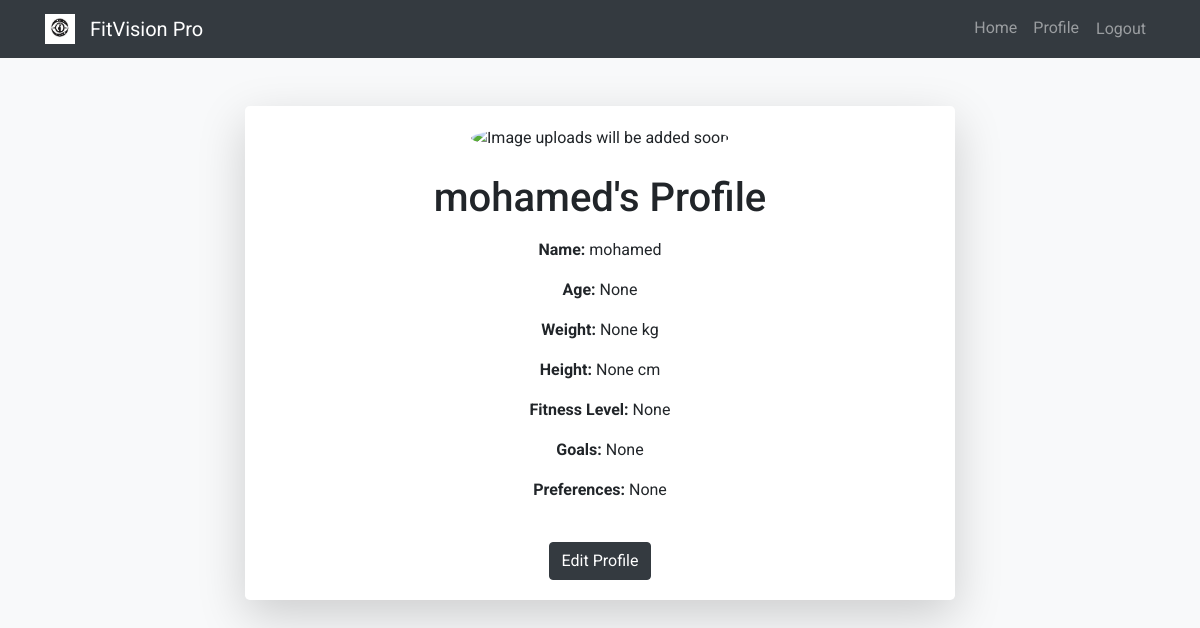
The page /accounts/profile/ (signed in) on the database as committed earlier.
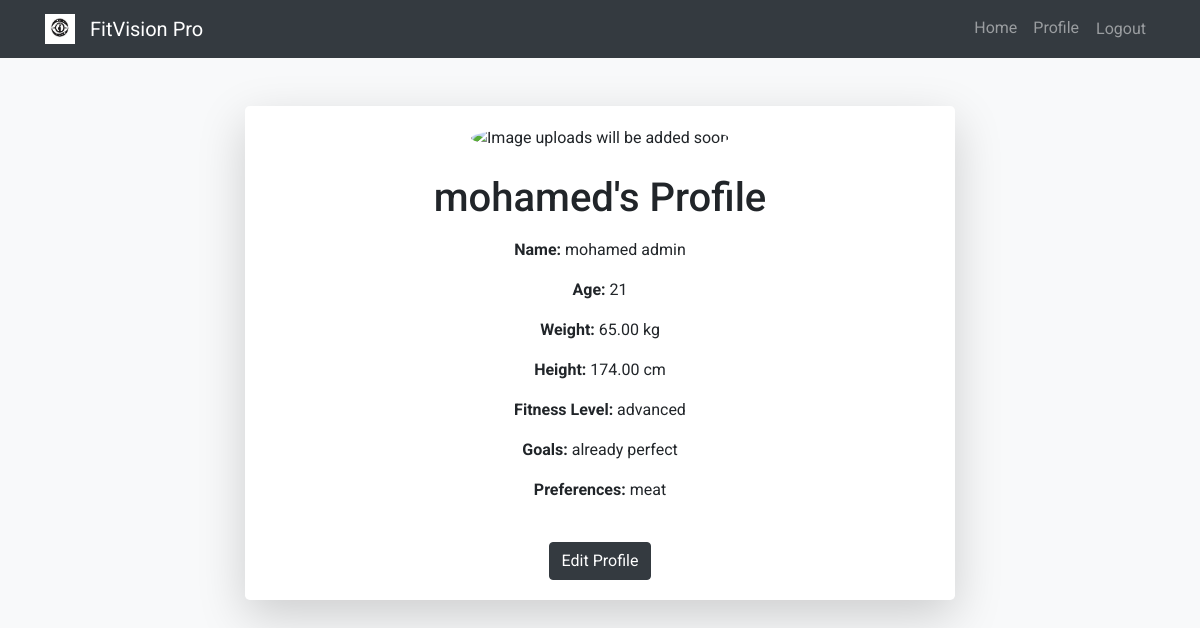
The same page on the database as committed later.
### authintication/models.py (models this page shows, shortened)
class Profile(models.Model):
    user = models.OneToOneField(User, on_delete=models.CASCADE)
    name = models.CharField(max_length=100)  # This should be a separate field
    age = models.IntegerField(null=True)
    weight = models.DecimalField(max_digits=5, decimal_places=2, null=True)
    height = models.DecimalField(max_digits=5, decimal_places=2, null=True)
    fitnessLevel = models.CharField(max_length=50, null=True)
    goals = models.TextField(null=True)
    preferences = models.CharField(max_length=20, null=True)

### authintication/views.py (the view)
# urls.py: path('profile/', views.profile_viewu, name='profile'),
@login_required
def profile_viewu(request):
    profile = request.user.profile
    return render(request, 'profile.html', {'profile': profile})

### authintication/templates/profile.html (shortened to what this page needs)
{% extends 'base_generic.html' %}
{% block content %}
  <div class="container mt-5">
    <div class="row justify-content-center">
      <div class="col-md-8">
        <div class="card shadow-lg border-0 rounded-lg">
          <div class="card-body text-center">
            <img src="" alt="Image uploads will be added soon" class="img-fluid rounded-circle mb-4" />
            <h1 class="mb-3">{{ user.username }}'s Profile</h1>
            <p>
              <strong>Name:</strong> {{ profile.name }}
            </p>
            <p>
              <strong>Age:</strong> {{ profile.age }}
            </p>
            <p>
              <strong>Weight:</strong> {{ profile.weight }} kg
            </p>
            <p>
              <strong>Height:</strong> {{ profile.height }} cm
            </p>
            <p>
              <strong>Fitness Level:</strong> {{ profile.fitnessLevel }}
            </p>
            <p>
              <strong>Goals:</strong> {{ profile.goals }}
            </p>
            <p>
              <strong>Preferences:</strong> {{ profile.preferences }}
            </p>
            <a href="{% url 'edit_profile' %}" class="btn btn-dark mt-4">Edit Profile</a>
          </div>
        </div>
      </div>
    </div>
  </div>
{% endblock %}

### FitVision/templates/base_generic.html (shortened to what this page needs)
{% load static %}
<!DOCTYPE html>
<html lang="en">
  <head>
    <link href="https://stackpath.bootstrapcdn.com/bootstrap/4.5.2/css/bootstrap.min.css" rel="stylesheet" />
    <link href="{% static 'styles_base.css' %}" rel="stylesheet" />
  </head>
  <body>
    <header class="navbar navbar-expand-lg navbar-dark bg-dark">
      <div class="container">
        <a class="navbar-brand" href="{% url 'home' %}">
          <img src="{% static 'logo.png' %}" alt="Logo" class="d-inline-block align-top" width="30" height="30" />
          FitVision Pro
        </a>
        <div class="collapse navbar-collapse" id="navbarNav">
          <ul class="navbar-nav ml-auto">
            <li class="nav-item">
              <a class="nav-link" href="{% url 'home' %}">Home</a>
            </li>
            {% if user.is_authenticated %}
              <li class="nav-item">
                <a class="nav-link" href="{% url 'profile' %}">Profile</a>
              </li>
              <li class="nav-item">
                <form method="post" action="{% url 'logout' %}" class="form-inline">
                  <button type="submit" class="btn btn-link nav-link">Logout</button>
                </form>
              </li>
            {% endif %}
          </ul>
        </div>
      </div>
    </header>
    <main class="container mt-4">
      {% block content %}
      {% endblock %}
    </main>
  </body>
</html>

### FitVision/static/styles_base.css (style rules this page uses)
body { background-color: #f8f9fa; font-family: 'Roboto', sans-serif; }
header { background-color: #343a40; color: white; }
.navbar-brand img { margin-right: 10px; }

Rows that differ between the two databases and show on the page:
removed Profile: name "mohamed", age "None", weight "None", height "None", fitnessLevel "None", goals "None", preferences "None"
added Profile: name "mohamed admin", age "21", weight "65.00", height "174.00", fitnessLevel "advanced", goals "already perfect", preferences "meat"
